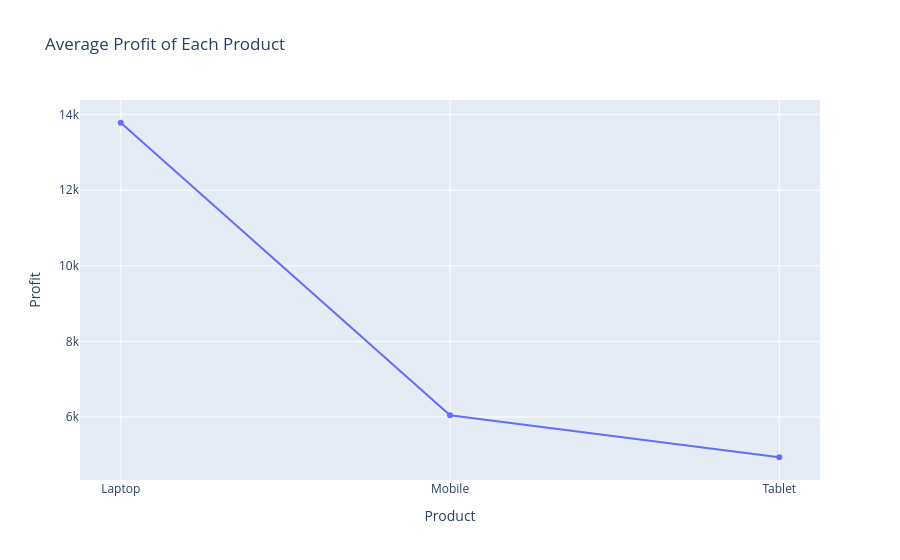

Write notebook code for a chart like this one.
### Code cell
avg_profit = df.groupby("Product", as_index=False)["Profit"].mean()

fig = px.line(
    avg_profit,
    x="Product",
    y="Profit",
    title="Average Profit of Each Product",
    markers=True
)

fig.show()

### Figure 1 — Plotly figure (JSON) as saved in the notebook; plotly's stock layout.template omitted (floating-point values rounded to 4 significant figures)
{"data": [{"hovertemplate": "Product=%{x}<br>Profit=%{y}<extra></extra>", "legendgroup": "", "line": {"color": "#636efa", "dash": "solid"}, "marker": {"symbol": "circle"}, "mode": "lines+markers", "name": "", "orientation": "v", "showlegend": false, "type": "scatter", "x": ["Laptop", "Mobile", "Tablet"], "xaxis": "x", "y": [13790.0, 6043.0, 4933.0], "yaxis": "y"}], "layout": {"legend": {"tracegroupgap": 0}, "title": {"text": "Average Profit of Each Product"}, "xaxis": {"anchor": "y", "domain": [0, 1], "title": {"text": "Product"}}, "yaxis": {"anchor": "x", "domain": [0, 1], "title": {"text": "Profit"}}}}
